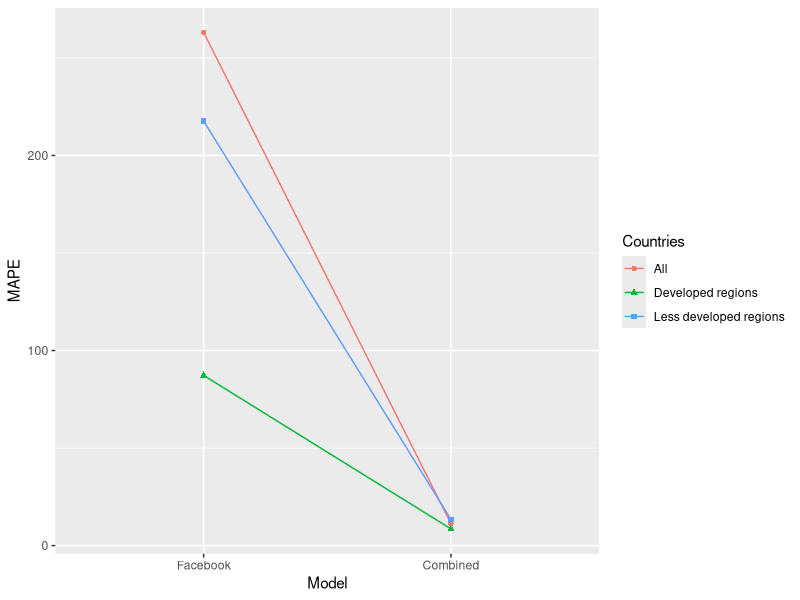
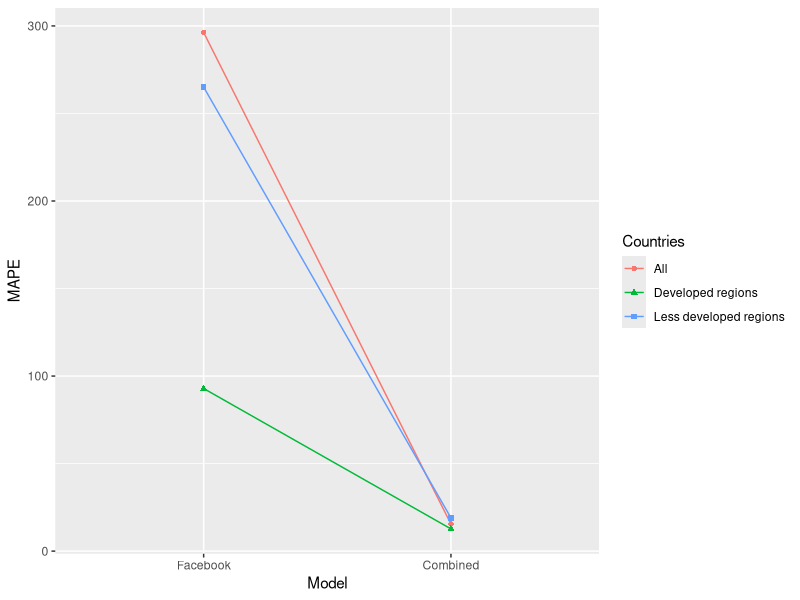
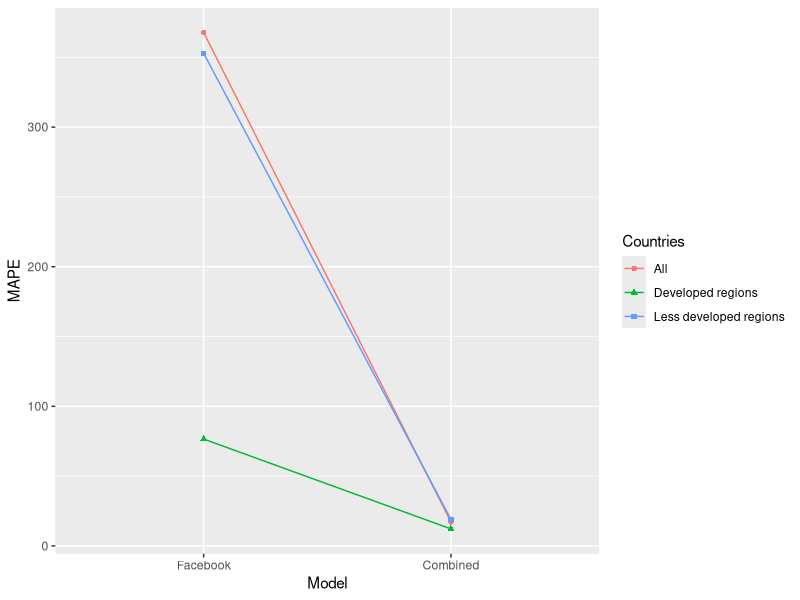

Write R code to recreate these figures, in order.
#### Accuracy analysis & graphing

#### Setup

setwd("code")
library(tidyverse)

#### Clean data

Mapes <- read_csv("model_mapes.csv")

Mapes <- gather(Mapes, method, mape, rf_mape:linreg_mape)

Mapes_subgroups <- filter(Mapes, model %in% c("autoregression_subgroups_added", 
                                               "fb_normalized_subgroups_added", 
                                               "autoregressive_with_fb_normalized_subgroups_added")) %>% 
  mutate(model = factor(model, levels = c("autoregression_subgroups_added",
                                          "fb_normalized_subgroups_added", 
                                          "autoregressive_with_fb_normalized_subgroups_added"), 
                        labels = c("Baseline", "Facebook", "Combined")))


# Mapes_og <- Mapes[-c(grep("subgroup", Mapes$model), 
#                      grep("data_used", Mapes$model)), ] %>% 
#   filter(model != "all_preds") %>% 
#   mutate(model = factor(model, levels = unique(Mapes_og$model))) %>% 
#   mutate(model_data = factor(case_when(model %in% c("autoregressive_baseline") ~ "Baseline", 
#                                 model %in% c("fb_naive", "fb_age_sex_normalized") ~ "Facebook", 
#                                 model %in% c("autoregressive_plus_fb", "autoregressive_with_fb_normalized") ~ "Combined"), 
#                              levels = c("Baseline", "Facebook", "Combined")), 
#          model_age_sex_adj = case_when(model %in% c("autoregressive_baseline", "fb_naive", "autoregressive_plus_fb") ~ "Not adjusted", 
#                                        model %in% c("fb_age_sex_normalized", "autoregressive_with_fb_normalized") ~ "Adjusted"))
# 
# Mapes_og <- filter(Mapes_og, model == "autoregressive_baseline") %>% 
#   mutate(model_age_sex_adj = "Adjusted") %>% 
#   bind_rows(Mapes_og) %>% 
#   unite("split_adj", model_age_sex_adj, split, remove = F)

#### Graphing

filter(Mapes_subgroups, method == "linreg_mape") %>% 
  ggplot(aes(y = mape, x = model, shape = split, color = split)) + 
  geom_line(aes(group = split)) + 
  geom_point() + 
  xlab("Model") + ylab("MAPE") + 
  scale_color_discrete(name = "Countries", labels = c("All", "Developed regions", "Less developed regions")) + 
  scale_shape_discrete(name = "Countries", labels = c("All", "Developed regions", "Less developed regions"))

filter(Mapes_subgroups, method == "rf_mape") %>% 
  ggplot(aes(y = mape, x = model, shape = split, color = split)) + 
  geom_line(aes(group = split)) + 
  geom_point() + 
  xlab("Model") + ylab("MAPE") + 
  scale_color_discrete(name = "Countries", labels = c("All", "Developed regions", "Less developed regions")) + 
  scale_shape_discrete(name = "Countries", labels = c("All", "Developed regions", "Less developed regions"))

filter(Mapes_subgroups, method == "xgboost_mape") %>% 
  ggplot(aes(y = mape, x = model, shape = split, color = split)) + 
  geom_line(aes(group = split)) + 
  geom_point() + 
  xlab("Model") + ylab("MAPE") + 
  scale_color_discrete(name = "Countries", labels = c("All", "Developed regions", "Less developed regions")) + 
  scale_shape_discrete(name = "Countries", labels = c("All", "Developed regions", "Less developed regions"))

# 
# 
# filter(Mapes_og, method == "linreg_mape") %>% 
#   ggplot(aes(y = mape, x = model, color = split, shape = split)) + 
#   geom_line(aes(group = split)) + 
#   geom_point() 
# 
